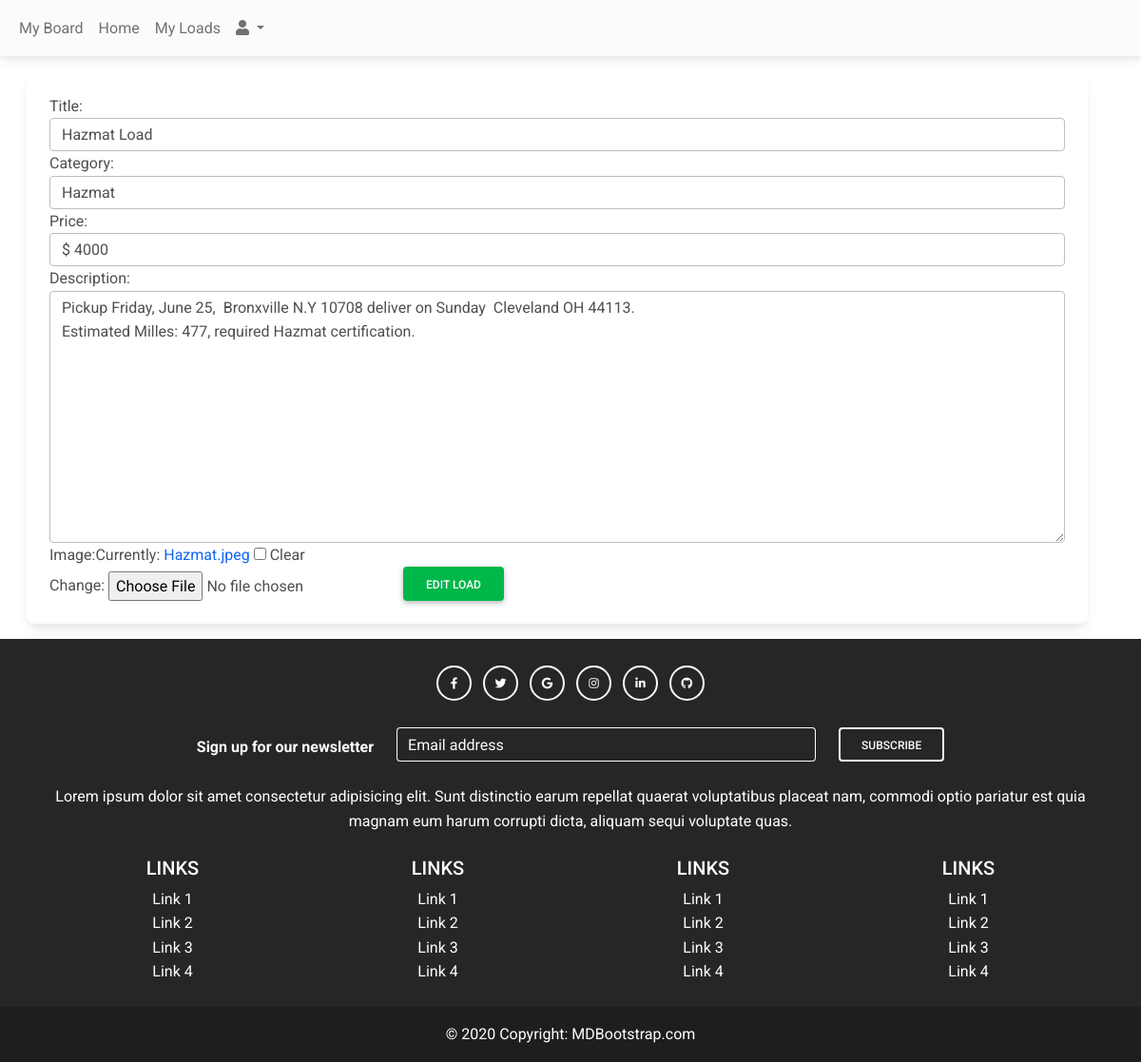
The app's page /my-admin/update-load/1, older data.
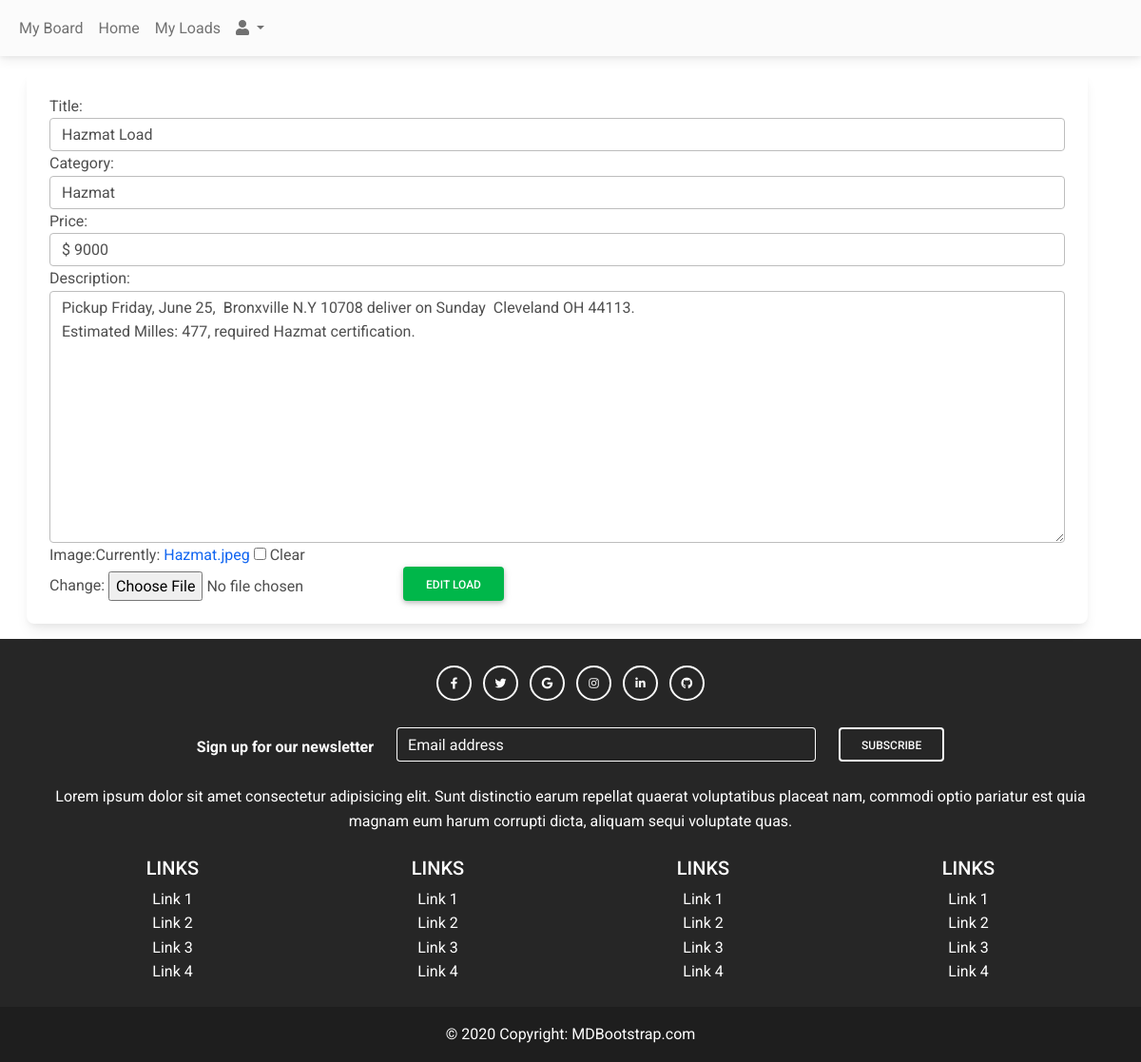
The same page, newer data.
### blog/models.py (models this page shows, shortened)
class Load(models.Model):
    user = models.ForeignKey(User, on_delete=models.CASCADE, null=True)
    price = models.CharField(max_length=20)
    title = models.CharField(max_length=50)
    category = models.ForeignKey(Category, on_delete=models.CASCADE)
    desc = models.TextField()
    image = models.ImageField(null=True, blank=True)
    created_at = models.DateTimeField(auto_now_add=True)
    update_at = models.DateTimeField(auto_now = True)

### app_admin/views.py (the view)
# urls.py: path('update-load/<int:pk>', UpdateLoad.as_view(), name="update-load"),
class UpdateLoad(UpdateView):
    model = Load
    form_class =LoadForm
    template_name = 'app_admin/load_form.html'

### blog/forms.py
class LoadForm(forms.ModelForm):
    class Meta:
        model = Load
        fields = ['title', 'category','price', 'desc', 'image']
        labels = {'title': 'Title', 'category': 'Category', 'price': 'Price', 'desc': 'Description'}
        widgets = {
            'title':forms.TextInput(attrs={'class':'form-control'}),
            'category': forms.Select(attrs={'class': 'form-control'}),
            'price':forms.TextInput(attrs={'class':'form-control'}),
            'desc':forms.Textarea(attrs={'class':'form-control', 'row':5}),
        }

### blog/models.py (called while the page is built)
    def __str__(self):
        return self.name

### app_admin/templates/app_admin/load_form.html (shortened to what this page needs)
{% extends 'partials/base2.html' %}
{% block content %}
<div class="container m-3">
    <div class="row">
        <div class="col-md-12">
            <div class="card">
                <div class="card-body">
                    <form action="" method="POST" >
                        {{form}}
                        <button class="btn btn-success">Edit Load</button>
                    </form>
                </div>
            </div>
        </div>
    </div>
</div>
{% endblock %}

Row changes from the older to the newer data that the page shows:
changed Load "Hazmat Load": price "$ 4000" → "$ 9000"
